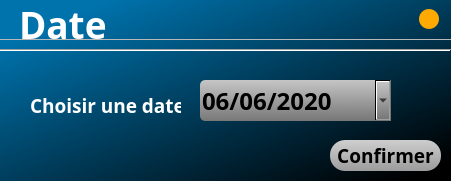
<?xml version="1.0" encoding="UTF-8"?>
<ui version="4.0">
 <class>efed</class>
 <widget class="QWidget" name="efed">
  <property name="windowModality">
   <enum>Qt::ApplicationModal</enum>
  </property>
  <property name="geometry">
   <rect>
    <x>0</x>
    <y>0</y>
    <width>451</width>
    <height>181</height>
   </rect>
  </property>
  <property name="windowTitle">
   <string>efed</string>
  </property>
  <widget class="QFrame" name="frame">
   <property name="geometry">
    <rect>
     <x>0</x>
     <y>0</y>
     <width>451</width>
     <height>181</height>
    </rect>
   </property>
   <property name="styleSheet">
    <string notr="true">QFrame#frame{
	border-radius:0px;
	background-color: qlineargradient(spread:pad, x1:0, y1:0, x2:1, y2:1, stop:0.116919 rgba(0, 115, 173, 255), stop:0.944118 rgba(0, 0, 0, 255));
	
}</string>
   </property>
   <property name="frameShape">
    <enum>QFrame::StyledPanel</enum>
   </property>
   <property name="frameShadow">
    <enum>QFrame::Raised</enum>
   </property>
   <widget class="QFrame" name="title_bar">
    <property name="geometry">
     <rect>
      <x>-1</x>
      <y>-1</y>
      <width>461</width>
      <height>41</height>
     </rect>
    </property>
    <property name="frameShape">
     <enum>QFrame::StyledPanel</enum>
    </property>
    <property name="frameShadow">
     <enum>QFrame::Raised</enum>
    </property>
    <widget class="QPushButton" name="mini">
     <property name="geometry">
      <rect>
       <x>420</x>
       <y>10</y>
       <width>20</width>
       <height>20</height>
      </rect>
     </property>
     <property name="font">
      <font>
       <pointsize>22</pointsize>
       <weight>75</weight>
       <bold>true</bold>
      </font>
     </property>
     <property name="styleSheet">
      <string notr="true">QPushButton{
	border:none;
	border-radius:10px;
	background-color: rgb(255, 170, 0);
}

QPushButton:hover{
	background-color: rgb(206, 137, 0);
}</string>
     </property>
     <property name="text">
      <string/>
     </property>
    </widget>
    <widget class="QLabel" name="label">
     <property name="geometry">
      <rect>
       <x>20</x>
       <y>10</y>
       <width>131</width>
       <height>31</height>
      </rect>
     </property>
     <property name="font">
      <font>
       <family>Bodoni MT</family>
       <pointsize>28</pointsize>
       <weight>75</weight>
       <italic>false</italic>
       <bold>true</bold>
       <underline>true</underline>
      </font>
     </property>
     <property name="styleSheet">
      <string notr="true">color: rgb(255, 255, 255);</string>
     </property>
     <property name="text">
      <string>Date</string>
     </property>
    </widget>
   </widget>
   <widget class="Line" name="line">
    <property name="geometry">
     <rect>
      <x>0</x>
      <y>40</y>
      <width>451</width>
      <height>20</height>
     </rect>
    </property>
    <property name="orientation">
     <enum>Qt::Horizontal</enum>
    </property>
   </widget>
   <widget class="QLabel" name="label_2">
    <property name="geometry">
     <rect>
      <x>30</x>
      <y>90</y>
      <width>151</width>
      <height>31</height>
     </rect>
    </property>
    <property name="font">
     <font>
      <family>Bodoni MT</family>
      <pointsize>14</pointsize>
      <weight>75</weight>
      <bold>true</bold>
     </font>
    </property>
    <property name="styleSheet">
     <string notr="true">color: rgb(255, 255, 255);</string>
    </property>
    <property name="text">
     <string>Choisir une date:</string>
    </property>
   </widget>
   <widget class="QDateEdit" name="dateEdit">
    <property name="geometry">
     <rect>
      <x>200</x>
      <y>80</y>
      <width>191</width>
      <height>41</height>
     </rect>
    </property>
    <property name="font">
     <font>
      <family>Bodoni MT</family>
      <pointsize>18</pointsize>
      <weight>75</weight>
      <bold>true</bold>
     </font>
    </property>
    <property name="styleSheet">
     <string notr="true">QDateEdit{
	border-radius:5px;
	color: rgb(0, 0, 0);
	background-color: qlineargradient(spread:pad, x1:0.483, y1:0, x2:0.513, y2:0.989, stop:0 rgba(197, 197, 197, 255), stop:1 rgba(120, 120, 120, 255));
}
QDateEdit:hover {
	
	background-color: rgb(85, 170, 255);
 }</string>
    </property>
    <property name="dateTime">
     <datetime>
      <hour>0</hour>
      <minute>0</minute>
      <second>0</second>
      <year>2020</year>
      <month>6</month>
      <day>6</day>
     </datetime>
    </property>
    <property name="currentSection">
     <enum>QDateTimeEdit::DaySection</enum>
    </property>
    <property name="displayFormat">
     <string>dd/MM/yyyy</string>
    </property>
    <property name="calendarPopup">
     <bool>true</bool>
    </property>
   </widget>
   <widget class="QPushButton" name="new_op">
    <property name="geometry">
     <rect>
      <x>330</x>
      <y>140</y>
      <width>111</width>
      <height>31</height>
     </rect>
    </property>
    <property name="font">
     <font>
      <family>Bodoni MT</family>
      <pointsize>14</pointsize>
      <weight>75</weight>
      <bold>true</bold>
     </font>
    </property>
    <property name="styleSheet">
     <string notr="true">QPushButton{
	border-radius:15px;
	color: rgb(0, 0, 0);
	
	background-color: qlineargradient(spread:pad, x1:0.475, y1:0, x2:0.534, y2:1, stop:0 rgba(206, 206, 206, 255), stop:1 rgba(156, 156, 156, 255));
}
QPushButton:hover {
	
	
	background-color: rgb(0, 223, 164);
 }</string>
    </property>
    <property name="text">
     <string>Confirmer</string>
    </property>
   </widget>
  </widget>
 </widget>
 <resources/>
 <connections/>
</ui>
